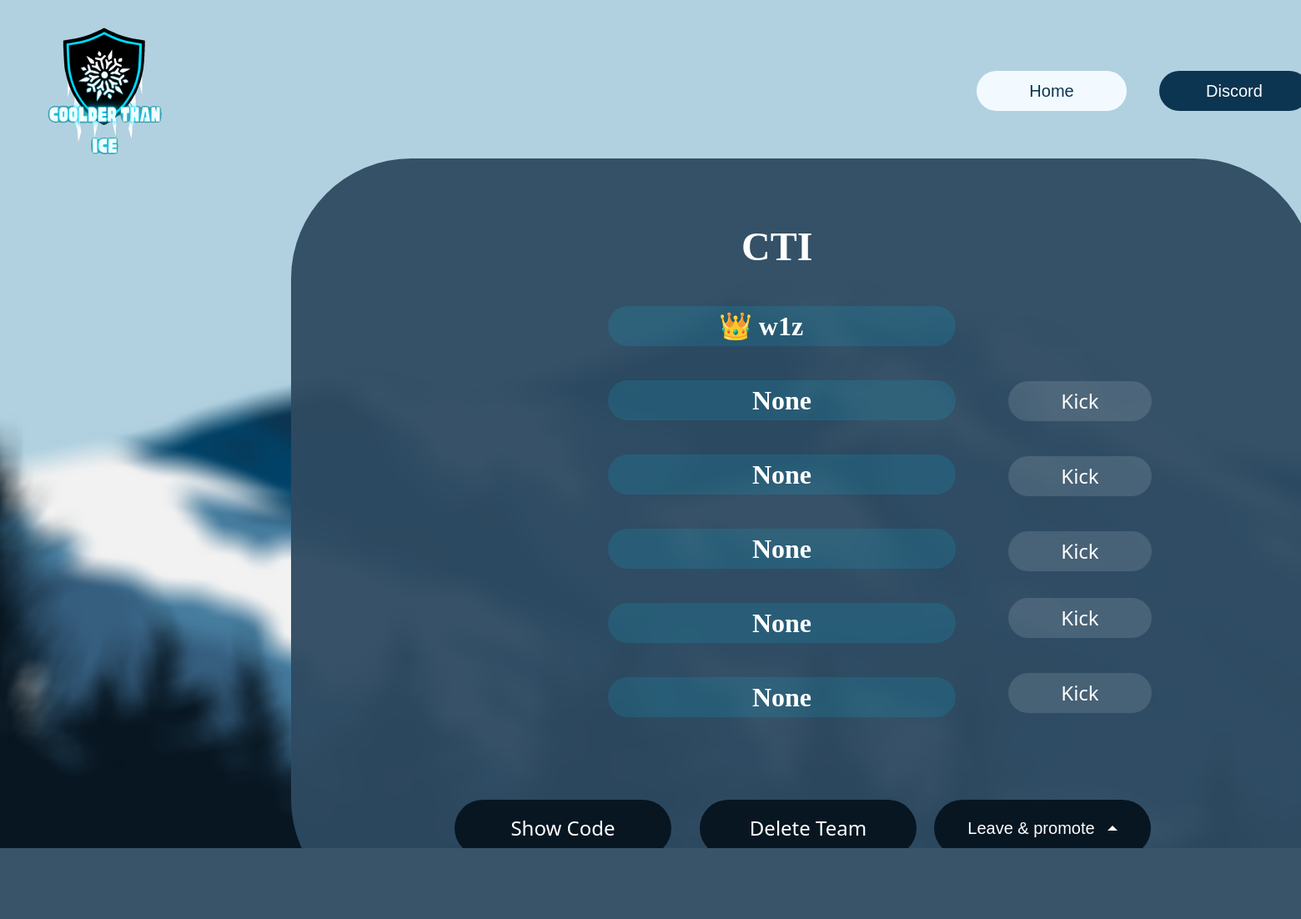
/myTeam (signed in), run on the app's committed database.
### MainPage/models.py (models this page shows, shortened)
class Team(models.Model):
    team_name = models.CharField(max_length=20, help_text="Team name")
    teamLeader = models.CharField(max_length=20, help_text="Team leader name")
    member1 = models.CharField(max_length=20,  null=True,help_text="first member",blank=True)
    member2 = models.CharField(max_length=20, null=True, help_text="second member",blank=True)
    member3 = models.CharField(max_length=20, null=True, help_text="third member",blank=True)
    member4 = models.CharField(max_length=20, null=True, help_text="fourth member",blank=True)
    member5 = models.CharField(max_length=20, null=True, help_text="fifth member", blank=True)
    is_inTournament = models.BooleanField(default=False)
    tournament_ID = models.IntegerField(null=True, help_text="" ,blank=True)
    team_Code = models.CharField(max_length=20, null=False, help_text="Team code")
    '''def kick_member(self, member_name):
        members = (self.member1, self.member2, self.member3, self.member4)
        for member in members:
            if member =='''

### MainPage/views.py (the view)
# urls.py: path('myTeam', MainPage.views.myTeam, name='myTeam'),
@login_required()
def myTeam(request):
    if request.user.is_inTeam:
        team = Team.objects.filter(team_name=request.user.team).first()
        return render(request, 'myTeam.html', {'team': team})  # Pass the team object to the template
    else:
        return render(request, 'afterLogin.html')

### MainPage/templates/myTeam.html (shortened to what this page needs)
<!DOCTYPE html>
<html lang="">
  <head>
    {% load static %}
    <link href="{% static 'styleMT.css' %}" rel="stylesheet" type="text/css" />
    <link href="https://cdn.jsdelivr.net/npm/bootstrap@5.3.3/dist/css/bootstrap.min.css" rel="stylesheet">
  </head>
  <body>
    <img class="logo" src="{% static 'Logo.png'%}" />
     <a href="{% url 'main' %}">
    <button class="HomeB">Home</button>
    </a>
    <a href="https://discord.gg/cquGsUXrcJ">
    <button class="DiscordB">Discord</button>
      </a>
      <div class="Frame6" style="width: 1227px; height: 759px; left: 349px; top: 190px; position: absolute">
          <div class="Rectangle6" style="width: 1227px; height: 912px; left: 0px; top: 0px; position: absolute; background: rgba(45.52, 74.18, 96.69, 0.95); border-radius: 144px"></div>
          <label name="TeamName"  class="TeamName" style="left: 540px; top: 70px; position: absolute; text-align: center; color: white; font-size: 48px; font-family: Jura; font-weight: 700; word-wrap: break-word">{{ team.team_name }}</label>
          <div class="Leader" style="width: 417px; height: 48px; padding: 10px; left: 380px; top: 177px; position: absolute; background: rgba(0, 215, 250, 0.12); border-radius: 100px; justify-content: center; align-items: center; gap: 10px; display: inline-flex">
              <label name="Leader"  class="Leader" style=" color: white; margin-right: 50px; font-size: 32px; font-family: Jura; font-weight: 700; word-wrap: break-word">👑 {{ team.teamLeader }}</label>
          </div>
          {% if user.is_TeamLeader %}
          <a href="{% url 'kick1' %}">
          <button class="Kick1" style="width: 172px; height: 48px; padding: 10px; left: 860px; top: 267px; position: absolute; background: rgba(247.56, 247.56, 247.56, 0.12); border-radius: 100px; justify-content: center; align-items: center; gap: 10px; display: inline-flex">
          Kick</button></a>
          <a href="{% url 'kick2' %}">
          <button class="Kick2" style="width: 172px; height: 48px; padding: 10px; left: 860px; top: 357px; position: absolute; background: rgba(247.56, 247.56, 247.56, 0.12); border-radius: 100px; justify-content: center; align-items: center; gap: 10px; display: inline-flex">
              Kick</button></a>
          <a href="{% url 'kick3' %}">
          <button class="Kick3" style="width: 172px; height: 48px; padding: 10px; left: 860px; top: 447px; position: absolute; background: rgba(247.56, 247.56, 247.56, 0.12); border-radius: 100px; justify-content: center; align-items: center; gap: 10px; display: inline-flex">
              Kick</button></a>
          <a href="{% url 'kick4' %}">
          <button class="Kick4" style="width: 172px; height: 48px; padding: 10px; left: 860px; top: 527px; position: absolute; background: rgba(247.56, 247.56, 247.56, 0.12); border-radius: 100px; justify-content: center; align-items: center; gap: 10px; display: inline-flex">
              Kick</button></a>
           <a href="{% url 'kick5' %}">
          <button class="Kick5" style="width: 172px; height: 48px; padding: 10px; left: 860px; top: 617px; position: absolute; background: rgba(247.56, 247.56, 247.56, 0.12); border-radius: 100px; justify-content: center; align-items: center; gap: 10px; display: inline-flex">
              Kick </button></a>
          {% endif %}
          <div class="Player1" style="width: 417px; height: 48px; padding: 10px; left: 380px; top: 266px; position: absolute; background: rgba(0, 215, 250, 0.12); border-radius: 100px; justify-content: center; align-items: center; gap: 10px; display: inline-flex">
              <label name="Player1"  class="Player1" style=" color: white; font-size: 32px; font-family: Jura; font-weight: 700; word-wrap: break-word">{{ team.member1 }}</label>
          </div>
          <div  class="Player2" style="width: 417px; height: 48px; padding: 10px; left: 380px; top: 355px; position: absolute; background: rgba(0, 215, 250, 0.12); border-radius: 100px; justify-content: center; align-items: center; gap: 10px; display: inline-flex">
              <label name="Player2"   class="Player2" style="color: white; font-size: 32px; font-family: Jura; font-weight: 700; word-wrap: break-word">{{ team.member2 }}</label>
          </div>
          <div class="Player3" style="width: 417px; height: 48px; padding: 10px; left: 380px; top: 444px; position: absolute; background: rgba(0, 215, 250, 0.12); border-radius: 100px; justify-content: center; align-items: center; gap: 10px; display: inline-flex">
              <label name="Player3"   class="Player3" style=" color: white; font-size: 32px; font-family: Jura; font-weight: 700; word-wrap: break-word">{{ team.member3 }}</label>
          </div>
          <div class="Player4" style="width: 417px; height: 48px; padding: 10px; left: 380px; top: 533px; position: absolute; background: rgba(0, 215, 250, 0.12); border-radius: 100px; justify-content: center; align-items: center; gap: 10px; display: inline-flex">
              <label name="Player4"  class="Player4" style="color: white; font-size: 32px; font-family: Jura; font-weight: 700; word-wrap: break-word">{{ team.member4 }}</label>
          </div>
          <div class="Player5" style="width: 417px; height: 48px; padding: 10px; left: 380px; top: 622px; position: absolute; background: rgba(0, 215, 250, 0.12); border-radius: 100px; justify-content: center; align-items: center; gap: 10px; display: inline-flex">
              <label name="Player5"  class="Player5" style=" color: white; font-size: 32px; font-family: Jura; font-weight: 700; word-wrap: break-word">{{ team.member5 }}</label>
          </div>
          {% if user.is_TeamLeader %}
          <button class="GenerateCodeB" id="generateCodeBtn" style="width: 260px; height: 68px; padding-top: 10px; padding-bottom: 10px; padding-left: 24px; padding-right: 24px; left: 196px; top: 769px; position: absolute; background: #081621; border-radius: 100px; justify-content: center; align-items: center; gap: 10px; display: inline-flex">
            Show Code</button>
            <a href="{% url 'deleteTeam' %}">
            <button class="DeleteTeamB" style="width: 260px; height: 68px; padding-top: 10px; padding-bottom: 10px; padding-left: 24px; padding-right: 24px; left: 490px; top: 769px; position: absolute; background: #081621; border-radius: 100px; justify-content: center; align-items: center; gap: 10px; display: inline-flex">
            Delete Team</button></a>
            <div class="dropdown dropup">
            <button class="AccountB  dropdown-toggle" id="dropdownMenuButton3" data-bs-toggle="dropdown" aria-haspopup="true" aria-expanded="false"  style="width: 260px; height: 68px; padding-top: 10px; padding-bottom: 10px; padding-left: 24px; padding-right: 24px; left: 771px; top: 769px; position: absolute; background: #081621; border-radius: 100px; justify-content: center; align-items: center; gap: 10px; display: inline-flex">
            Leave & promote </button>
            </div>
          {% endif %}
      </div>
  </body>
</html>

### MainPage/static/styleMT.css (style rules this page uses)
body { background-color: #B1D0E0; background-image: url("Blur main background.png"); }
.logo { width: 188px; height: 169px; position: absolute; left: 29px; top: 21px; object-fit: cover; }
.AccountB { color: #ffffff; border: 0.16em solid rgba(255, 255, 255, 0); text-align: left; font-family: "Inter-Regular", sans-serif; font-size: 20px; font-weight: 400; position: relative; background: #0b3550; border-radius: 100px; padding: 10px; display: flex; flex-direction: row; gap: 10px; align-items: center; justify-content: center; width: 180px; height: 48px; position: absolute; left: 1609px; top: 85px; }
.DiscordB { color: #ffffff; border: 0.16em solid rgba(255, 255, 255, 0); text-align: left; font-family: "Inter-Regular", sans-serif; font-size: 20px; font-weight: 400; position: relative; background: #0b3550; border-radius: 100px; padding: 10px; display: flex; flex-direction: row; gap: 10px; align-items: center; justify-content: center; width: 180px; height: 48px; position: absolute; left: 1390px; top: 85px; }
.HomeB { color: #0b3550; border: 0.16em solid rgba(255, 255, 255, 0); text-align: left; font-family: "Inter-Regular", sans-serif; font-size: 20px; font-weight: 400; position: relative; background: #f3faff; border-radius: 100px; padding: 10px; display: flex; flex-direction: row; gap: 10px; align-items: center; justify-content: center; width: 180px; height: 48px; position: absolute; left: 1171px; top: 85px; }
.GenerateCodeB { border: 0.16em solid rgba(255, 255, 255, 0); color: #ffffff; font-size: 24px; }
.DeleteTeamB { border: 0.16em solid rgba(255, 255, 255, 0); color: #ffffff; font-size: 24px; }
.Kick1 { border: 0.16em solid rgba(255, 255, 255, 0); color: #ffffff; font-size: 24px; }
.Kick2 { border: 0.16em solid rgba(255, 255, 255, 0); color: #ffffff; font-size: 24px; }
.Kick3 { border: 0.16em solid rgba(255, 255, 255, 0); color: #ffffff; font-size: 24px; }
.Kick4 { border: 0.16em solid rgba(255, 255, 255, 0); color: #ffffff; font-size: 24px; }
.Kick5 { border: 0.16em solid rgba(255, 255, 255, 0); color: #ffffff; font-size: 24px; }

### data on the page
Team: team_name "CTI", teamLeader "w1z", member1 "None", member2 "None", member3 "None", member4 "None", member5 "None"
